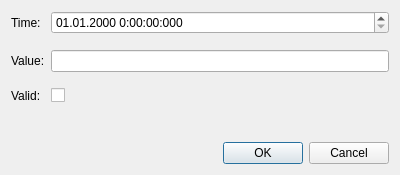
<?xml version="1.0" encoding="UTF-8"?>
<ui version="4.0">
 <class>DialogTrendSignalPoint</class>
 <widget class="QDialog" name="DialogTrendSignalPoint">
  <property name="geometry">
   <rect>
    <x>0</x>
    <y>0</y>
    <width>400</width>
    <height>175</height>
   </rect>
  </property>
  <property name="windowTitle">
   <string>Dialog</string>
  </property>
  <layout class="QGridLayout" name="gridLayout_2">
   <item row="0" column="0">
    <layout class="QGridLayout" name="gridLayout">
     <property name="verticalSpacing">
      <number>16</number>
     </property>
     <item row="0" column="0">
      <widget class="QLabel" name="label">
       <property name="text">
        <string>Time:</string>
       </property>
      </widget>
     </item>
     <item row="0" column="1">
      <widget class="QDateTimeEdit" name="dateTimeEdit">
       <property name="dateTime">
        <datetime>
         <hour>0</hour>
         <minute>0</minute>
         <second>0</second>
         <year>2000</year>
         <month>1</month>
         <day>1</day>
        </datetime>
       </property>
       <property name="displayFormat">
        <string>dd.MM.yyyy H:mm:ss:zzz</string>
       </property>
      </widget>
     </item>
     <item row="1" column="0">
      <widget class="QLabel" name="label_2">
       <property name="text">
        <string>Value:</string>
       </property>
      </widget>
     </item>
     <item row="1" column="1">
      <widget class="QLineEdit" name="editValue"/>
     </item>
     <item row="2" column="0">
      <widget class="QLabel" name="label_3">
       <property name="text">
        <string>Valid:</string>
       </property>
      </widget>
     </item>
     <item row="2" column="1">
      <widget class="QCheckBox" name="checkBoxValid">
       <property name="text">
        <string/>
       </property>
      </widget>
     </item>
     <item row="3" column="1">
      <spacer name="verticalSpacer">
       <property name="orientation">
        <enum>Qt::Vertical</enum>
       </property>
       <property name="sizeHint" stdset="0">
        <size>
         <width>17</width>
         <height>22</height>
        </size>
       </property>
      </spacer>
     </item>
     <item row="4" column="0" colspan="2">
      <widget class="QDialogButtonBox" name="buttonBox">
       <property name="orientation">
        <enum>Qt::Horizontal</enum>
       </property>
       <property name="standardButtons">
        <set>QDialogButtonBox::Cancel|QDialogButtonBox::Ok</set>
       </property>
      </widget>
     </item>
    </layout>
   </item>
  </layout>
 </widget>
 <resources/>
 <connections>
  <connection>
   <sender>buttonBox</sender>
   <signal>accepted()</signal>
   <receiver>DialogTrendSignalPoint</receiver>
   <slot>accept()</slot>
   <hints>
    <hint type="sourcelabel">
     <x>248</x>
     <y>254</y>
    </hint>
    <hint type="destinationlabel">
     <x>157</x>
     <y>274</y>
    </hint>
   </hints>
  </connection>
  <connection>
   <sender>buttonBox</sender>
   <signal>rejected()</signal>
   <receiver>DialogTrendSignalPoint</receiver>
   <slot>reject()</slot>
   <hints>
    <hint type="sourcelabel">
     <x>316</x>
     <y>260</y>
    </hint>
    <hint type="destinationlabel">
     <x>286</x>
     <y>274</y>
    </hint>
   </hints>
  </connection>
 </connections>
</ui>
